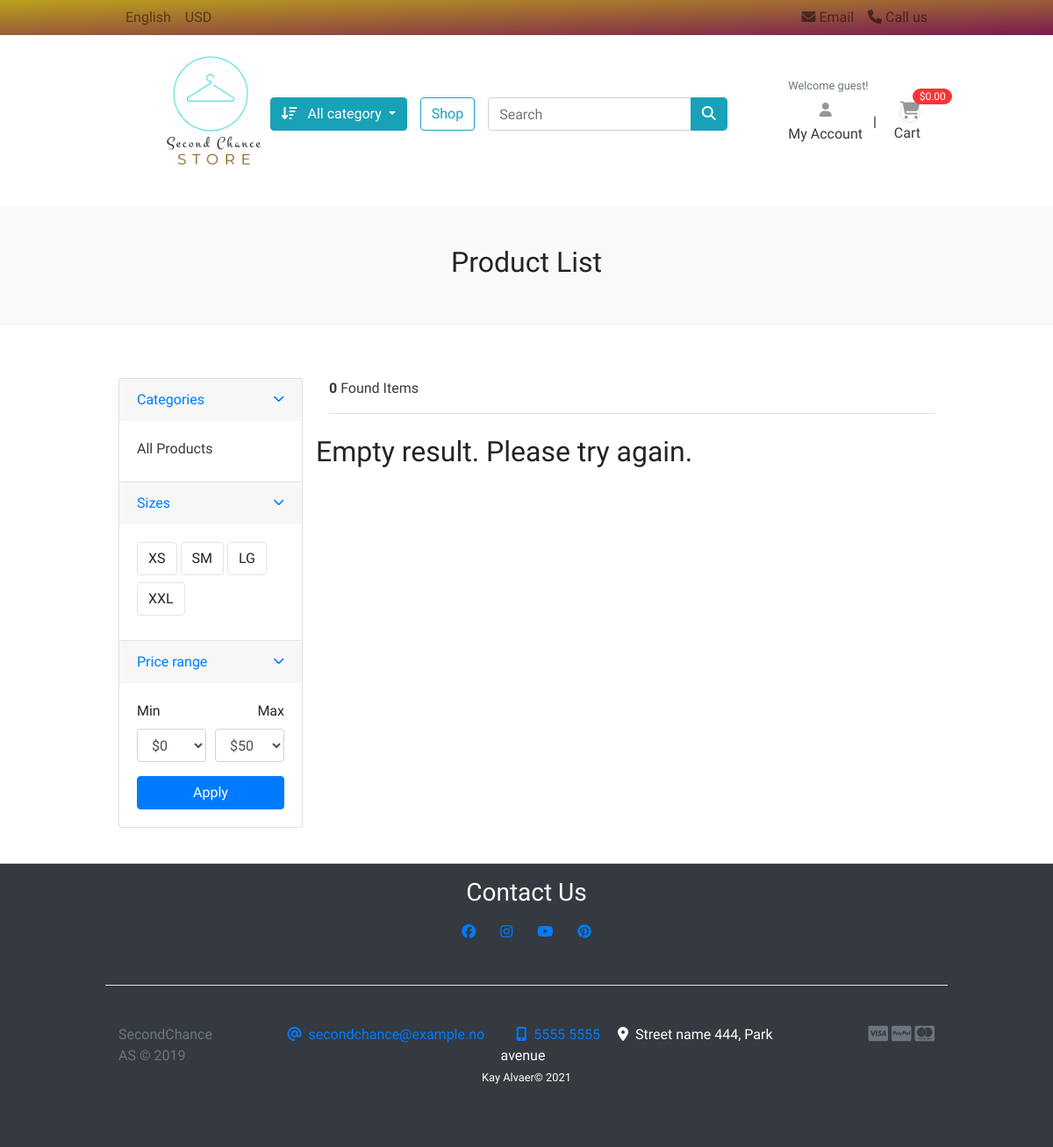
Page /stock/ on the earlier database version.
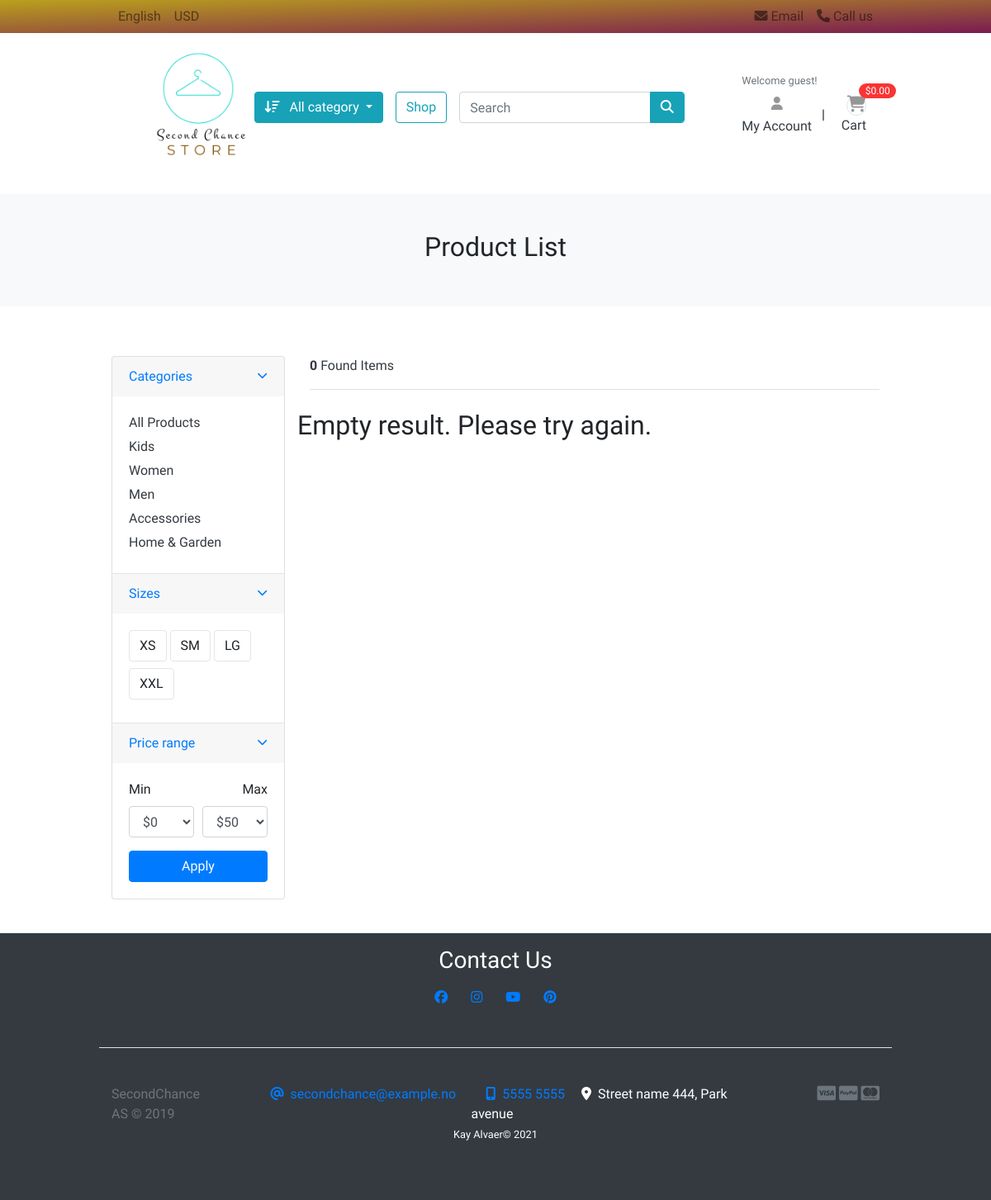
Same page on the later database version.
### category/models.py (models this page shows, shortened)
class Category(models.Model):
    category_name = models.CharField(max_length=50, unique=True)
    slug = models.SlugField(max_length=100, unique=True)
    description = models.TextField(max_length=255, blank=True)
    image_url = models.URLField(
        max_length=2000, null=True, blank=True)
    image = models.ImageField(upload_to='photos/categories', null=True, blank=True)
    class Meta:
        verbose_name = 'category'
        verbose_name_plural = 'categories'
    def get_urlcategory(self):
        return reverse('products_in_category', args=[self.slug])

### stock/views.py (the view)
# urls.py: path('stock/', include('stock.urls')),
def stock(request, category_slug=None):
    categories = None
    products = None
    if category_slug != None:
        categories = get_object_or_404(Category, slug=category_slug)
        products = Product.objects.filter(category=categories, is_available=True)
        product_count = products.count()
    else:
        products = Product.objects.all().filter(is_available=True)
        product_count = products.count()
    context = {
        'products': products,
        'product_count' : product_count,
    }
    return render(request, 'stock/stock.html', context)

### category/context_processors.py (called while the page is built)
def category_links(request):
    links = Category.objects.all()
    return dict(links=links)

### templates/stock/stock.html (shortened to what the changed rows need)
{% extends 'base.html' %}
{% load static %}
{% block content %}
<section class="section-heading bg text-center">
    <div class="container">
        {% if 'search' in request.path %}
            <h2 class="title-page">Search Items</h2>
        {% else %}
            <h2 class="title-page">Product List</h2>
        {% endif %}
    </div>
</section>
<section class="section-info padding-y">
    <div class="container">
    <div class="row">
        <aside class="col-md-3">
            <div class="card">
                <article class="filter-group">
                    <div class="filter-content collapse show" id="collapse_1" style="">
                        <div class="card-body">
                            <ul class="list-menu">
                                {% for category in links %}
                                <li><a href="{{ category.get_urlcategory }}">{{ category.category_name }}</a></li>
                                {% endfor %}
                            </ul>
                        </div>
                    </div>
                </article>
            </div>
        </aside>
<main class="col-md-9">
    <div class="row">
        {% if products %}
        {% for product in products %}
        <div class="col-md-4">
            <figure class="card card-item-grid">
                <div class="img-wrap">
                    <a href="{{ product.get_url }}"><img src="{{ product.images.url }}"></a>
                </div>
                <figcaption class="info-wrap m-3">
                    <div class="adjust-height">
                        <a href="{{ product.get_url }}" class="title">{{ product.product_name }}</a>
                        <div class="cost-wrap mt-2">
                            <span class="cost">$ {{ product.price }}</span>
                        </div>
                    </div>
                    <a href="{{ product.get_url }}" class="btn btn-block btn-info">Item Details </a>
                </figcaption>
            </figure>
        </div>
        {% endfor %}
        {% else %}
        <div>
            <h2>Empty result. Please try again.</h2>
        </div>
        {% endif %}
    </div>
        </main>
    </div>
    </div>
    </section>
    {% endblock %}

Differences in the rows shown:
added Category: category_name "Kids"
added Category: category_name "Women"
added Category: category_name "Men"
added Category: category_name "Accessories"
added Category: category_name "Home & Garden"
